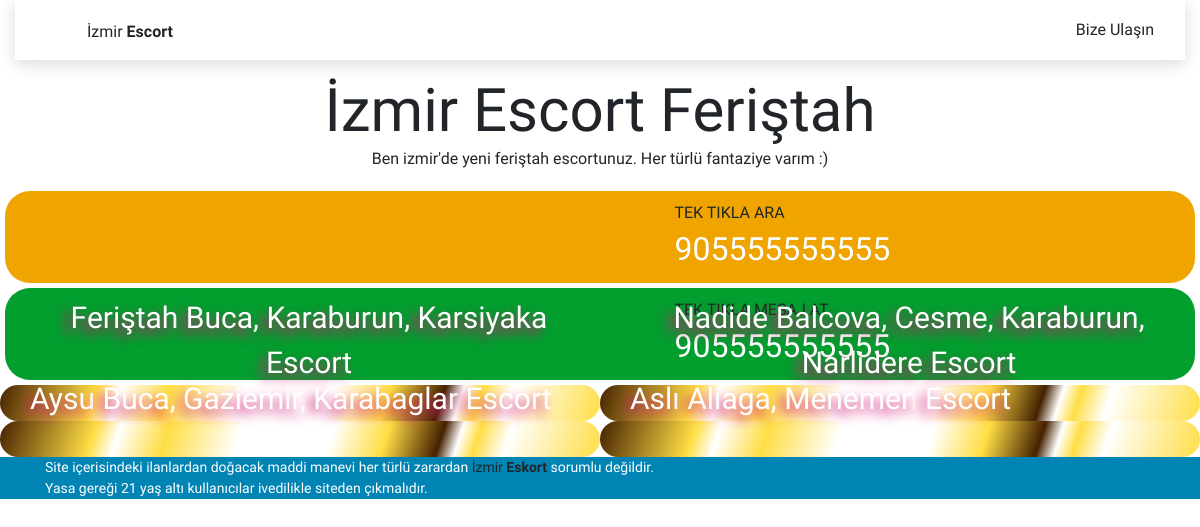
The app's page /izmir-escort/1/ with its own data.
### sayfa/models.py (models this page shows, shortened)
class Eskort(models.Model):
    class Rank(models.IntegerChoices):
        GOLD = 1
        SILVER = 2
        BRONZE = 3
    class Status(models.IntegerChoices):
        ACIK = 1
        KAPALI = 0
    class Ilceler(models.TextChoices):
        aliaga = 'Aliağa'
        balcova = 'Balçova'
        bayrakli = 'Bayraklı'
        bornova = 'Bornova'
        buca = 'Buca'
        cesme = 'Çeşme'
        cigli = 'Çiğli'
        gaziemir = 'Gaziemir'
        guzelbahce = 'Güzelbahçe'
        karabaglar = 'Karabağlar'
        karaburun = 'Karaburun'
        karsiyaka = 'Karşıyaka'
        konak = 'Konak'
        menemen = 'Menemen'
        narlidere = 'Narlıdere'
        seferihisar = 'Seferihisar'
        urla = 'Urla'
    name = models.CharField(_("İsim"),max_length=100)
    tel = models.CharField(_("Telefon"),max_length=20)
    text = HTMLField(_("Açıklama"))
    duration = models.DurationField(_("Süre"),default=timedelta(days=7))
    ilceler = MultiSelectField(_("İlçeler"),max_length=200, choices=Ilceler.choices,default=Ilceler.buca)
    rank = models.IntegerField(choices=Rank.choices)
    status = models.IntegerField(_("Durum"),choices=Status.choices, default=1)
    def get_absolute_url(self):
        return reverse("escort_view", kwargs={"id": self.id})

### sayfa/views.py (the view)
# urls.py: path('izmir-escort/<int:id>/',escort_view, name="escort_view"),
def escort_view(request, id):
    esc = Eskort.objects.filter(id=id).first()
    images = esc.images.all()
    text = esc.text.rstrip('\"')
    escAll = Eskort.objects.all().order_by('rank')[:4]
    return render(request,'escort.html',{'e':esc,'escAll':escAll, 'images': images, 'text': text})

### templates/escort.html (shortened to what this page needs)
{% extends "main.html" %}
{% block main %}
{% load static %}
<div id="isim">
    <h1>İzmir Escort {{e.name}}</h1>
  </div>
  <div id="metin">
    {{text|safe}}
  </div>
  <a href="tel:0{{e.tel}}">
    <div id="tel" class="button">
    <div id="phone-icon">
    </div>
    <div>TEK TIKLA ARA <br />
      <a href="tel:0{{e.tel}}" class="phone">{{e.tel}}</a>
    </div>
    </div>
  </a>
  <a href="https://wa.me/{{e.tel}}">
  <div id="wa" class="button">
    <div id="phone-icon">
    </div>
    <div>TEK TIKLA MESAJ AT <br />
      <a href="https://wa.me/{{e.tel}}" class="phone">{{e.tel}}</a>
    </div>
  </div>
</a>
<div class = "row">
  {% for e in escAll %}
  <div class="{% if e.rank == 1 %}col-6{% elif e.rank == 2 %}col-4{% elif e.rank == 3 %}col-3{% endif %} fancyborder {{ e.get_rank_display }}" >
    <div class="wrap">
        <div class="name">{{ e.name }} {{ e.ilceler }} Escort</div>
    </div>
  </div>
  {% endfor %}
</div>
{% endblock main %}

### templates/main.html (style rules this page uses)
body { -webkit-animation: -amp-start 8s steps(1, end) 0s 1 normal both; -moz-animation: -amp-start 8s steps(1, end) 0s 1 normal both; -ms-animation: -amp-start 8s steps(1, end) 0s 1 normal both; animation: -amp-start 8s steps(1, end) 0s 1 normal both }

### templates/bootstrap.html (style rules this page uses)
:root { color-scheme:light dark;--blue: #0084b4;--indigo: #6610f2;--purple: #6f42c1;--pink: #e83e8c;--red: #dc3545;--orange: #fd7e14;--yellow: beige;--green: #28a745;--teal: #20c997;--cyan: #17a2b8;--white: #fff;--gray: #6c757d;--gray-dark: #212529;--primary: #0084b4;--secondary: #6c757d;--success: #28a745;--info: #17a2b8;--warning: beige;--danger: #dc3545;--light: #dee2e6;--dark: #212529;--breakpoint-xs: 0;--breakpoint-sm: 576px;--breakpoint-md: 768px;--breakpoint-lg: 992px;--breakpoint-xl: 1200px;--font-family-sans-serif: "Roboto Condensed", sans-serif;--font-family-monospace: SFMono-Regular, Menlo, Monaco, Consolas, "Liberation Mono", "Courier New", monospace }
*,*::before,*::after { box-sizing:border-box }
html { font-family:'Teko',sans-serif;line-height:1.15;-webkit-text-size-adjust:100%;-webkit-tap-highlight-color:rgba(0,0,0,0) }
body { margin:0;font-family:"Teko",sans-serif;font-weight:400;line-height:1.5;text-align:left;font-size:1rem }
@media (prefers-color-scheme: light) { body { color:#212529;background-color:#fff } }
h1,h2,h3,h4,h5,h6 { margin-top:0;margin-bottom:.5rem }
a { text-decoration:none;background:transparent }
@media (prefers-color-scheme: light) { a { color:#212529 } }
h1,h2,h3,h4,h5,h6,.h1,.h2,.h3,.h4,.h5,.h6 { margin-bottom:.5rem;font-weight:400;line-height:1.2 }
h1,.h1 { font-size:2.5rem }
@media (max-width: 1200px) { h1,.h1 { font-size:calc(1.375rem + 1.5vw) } }
.row { display:flex;flex-wrap:wrap; }
.col-1,.col-2,.col-3,.col-4,.col-5,.col-6,.col-7,.col-8,.col-9,.col-10,.col-11,.col-12,.col,.col-auto,.col-sm-1,.col-sm-2,.col-sm-3,.col-sm-4,.col-sm-5,.col-sm-6,.col-sm-7,.col-sm-8,.col-sm-9,.col-sm-10,.col-sm-11,.col-sm-12,.col-sm,.col-sm-auto,.col-md-1,.col-md-2,.col-md-3,.col-md-4,.col-md-5,.col-md-6,.col-md-7,.col-md-8,.col-md-9,.col-md-10,.col-md-11,.col-md-12,.col-md,.col-md-auto,.col-lg-1,.col-lg-2,.col-lg-3,.col-lg-4,.col-lg-5,.col-lg-6,.col-lg-7,.col-lg-8,.col-lg-9,.col-lg-10,.col-lg-11,.col-lg-12,.col-lg,.col-lg-auto,.col-xl-1,.col-xl-2,.col-xl-3,.col-xl-4,.col-xl-5,.col-xl-6,.col-xl-7,.col-xl-8,.col-xl-9,.col-xl-10,.col-xl-11,.col-xl-12,.col-xl,.col-xl-auto { position:relative;width:100%;padding-right:15px;padding-left:15px }
.col-6 { flex:0 0 50%;max-width:50% }
.button { background-color: rgb(234, 79, 1); color: #fff; padding: 10px; border-radius: 25px; text-decoration: none; font-family: 'Teko', sans-serif; }
#isim h1 { font-size: 60px; margin-top:15px; margin-bottom:-15px; text-align: center; }
#metin { text-align: center; padding-top: 15px; margin-left: 10px; margin-right: 10px; padding-bottom: 15px; }
#tel { display: flex; justify-content: space-evenly; background-color: #f0a400; color: #fff; margin: 5px; }
a.phone { font-size: xx-large; text-decoration: none; color: #fff; }
#phone-icon { width: 70px; padding-bottom: 2px; padding-top: 1px; }
#wa { display: flex; justify-content: space-evenly; background-color: #029e2e; color: #fff; margin: 5px; }
.name { position: absolute; bottom:3vw; padding-right: 1vw; padding-left: 1vw; font-family: 'Teko', sans-serif; font-size: 2.5vw; color:white; text-shadow: -0.5vw 0.5vw 1vw #CE1374; text-align: center; }
.fancyborder { padding:1.5vw; border-radius: 2vw; }
.Gold { background: -moz-linear-gradient( -72deg, #ffde45, #ffffff 16%, #ffde45 21%, #ffffff 24%, #452100 27%, #ffde45 36%, #ffffff 45%, #ffffff 60%, #ffde45 72%, #ffffff 80%, #ffde45 84%, #452100 ); background: -webkit-linear-gradient( -72deg, #ffde45, #ffffff 16%, #ffde45 21%, #ffffff 24%, #452100 27%, #ffde45 36%, #ffffff 45%, #ffffff 60%, #ffde45 72%, #ffffff 80%, #ffde45 84%, #452100 ); background: -o-linear-gradient( -72deg, #ffde45, #ffffff 16%, #ffde45 21%, #ffffff 24%, #452100 27%, #ffde45 36%, #ffffff 45%, #ffffff 60%, #ffde45 72%, #ffffff 80%, #ffde45 84%, #452100 ); background: linear-gradient( -72deg, #ffde45, #ffffff 16%, #ffde45 21%, #ffffff 24%, #452100 27%, #ffde45 36%, #ffffff 45%, #ffffff 60%, #ffde45 72%, #ffffff 80%, #ffde45 84%, #452100 ); }

### records on screen
Eskort: name "Feriştah", text "Ben izmir'de yeni feriştah escortunuz. Her türlü fantaziye varım :)", tel "905555555555", ilceler "Buca, Karaburun, Karsiyaka"
Eskort: name "Nadide", ilceler "Balcova, Cesme, Karaburun, Narlidere"
Eskort: name "Aysu", ilceler "Buca, Gaziemir, Karabaglar"
Eskort: name "Aslı", ilceler "Aliaga, Menemen"
